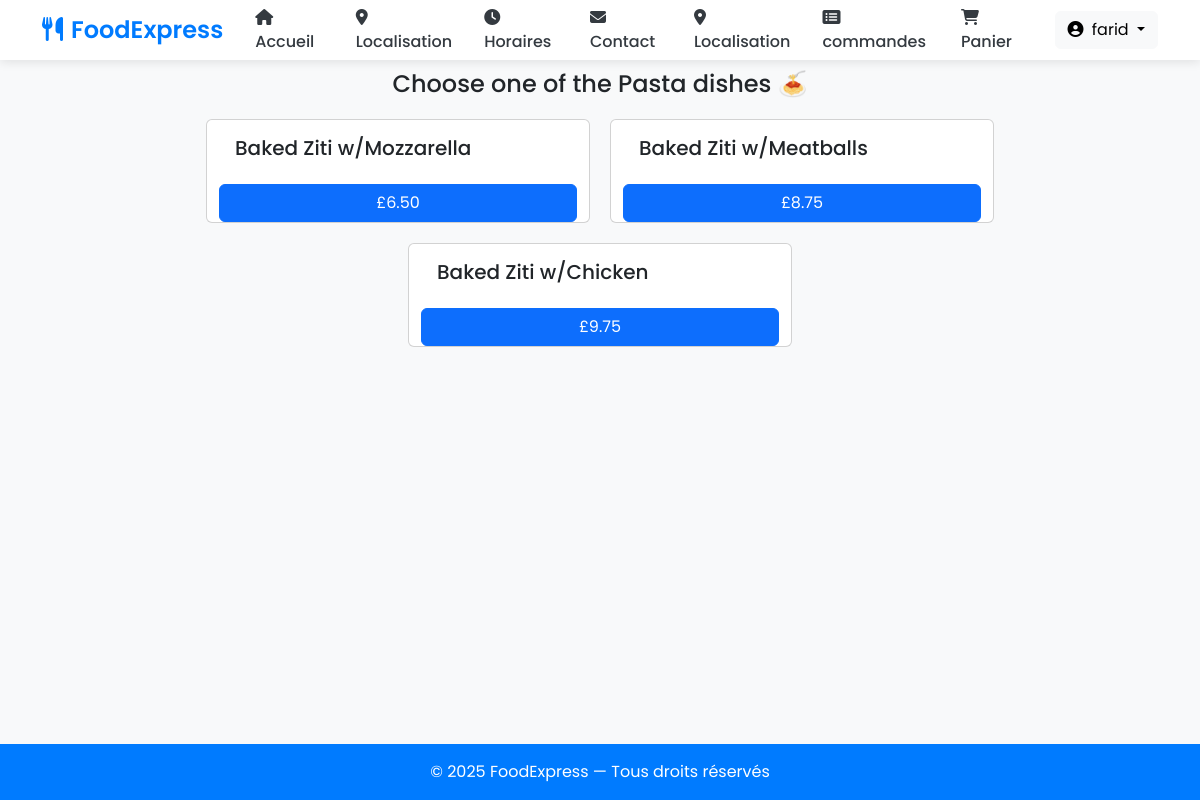
/Pasta (signed in), run on the app's committed database.
### orders/models.py (models this page shows)
class Pasta(models.Model):
    dish_name = models.CharField(max_length=200)
    price = models.DecimalField(max_digits=6, decimal_places=2)
    def __str__(self):
        return f"{self.dish_name}"

### orders/views.py (the view)
# urls.py: path("Pasta", views.pasta, name="pasta"),
def pasta(request):
    if request.user.is_authenticated:
        return render(request, "orders/pasta.html", context = {"dishes":Pasta.objects.all})
    else:
        return redirect("orders:login")

### orders/templates/orders/pasta.html
{% extends 'orders/header.html' %}
{% block content %}
    <div class="container">
      <h4 style="margin:10px; text-align:center;"> Choose one of the Pasta dishes &#x1f35d </h4>
      <div class="row justify-content-center">
        {% for dish in dishes %}
            <div class="card" id="regular_pizza_card" style="width: 24rem; margin:10px;">
              <div class="card-body">
                <h5 class="card-title" >{{dish}}</h5>
              </div>
              <button class="btn btn-primary" onclick="add_to_cart({item_description:'{{dish}}' , price:{{dish.price}} })">£{{dish.price}}</button>
            </div>
        {% endfor %}
      </div>
    </div>
{% endblock %}

### orders/templates/orders/header.html (shortened to what this page needs)
<!doctype html>
<html lang="en">
<head>
  <link href="https://cdn.jsdelivr.net/npm/bootstrap@5.3.0/dist/css/bootstrap.min.css" rel="stylesheet">
  <link rel="stylesheet" href="https://cdnjs.cloudflare.com/ajax/libs/font-awesome/6.4.0/css/all.min.css">
  <link href="https://cdnjs.cloudflare.com/ajax/libs/toastr.js/latest/toastr.min.css" rel="stylesheet"/>
  {% load static %}
  <link rel="stylesheet" href="{% static 'orders/style.css' %}">
</head>
<body>
<nav class="navbar navbar-expand-lg navbar-light sticky-top" style="height: 60px">
  <div class="container">
    <a class="navbar-brand" href="/">
      <i class="fas fa-utensils me-2"></i>FoodExpress
    </a>
    <div class="collapse navbar-collapse" id="navbarContent">
      {% if user.is_authenticated %}
      <ul class="navbar-nav me-auto mb-2 mb-lg-0">
        <li class="nav-item">
          <a class="nav-link active" href="/" aria-current="page">
            <i class="fas fa-home me-1"></i> Accueil
          </a>
        </li>
        <li class="nav-item">
          <a class="nav-link" href="/directions">
            <i class="fas fa-map-marker-alt me-1"></i> Localisation
          </a>
        </li>
        <li class="nav-item">
          <a class="nav-link" href="/hours">
            <i class="fas fa-clock me-1"></i> Horaires
          </a>
        </li>
        <li class="nav-item">
          <a class="nav-link" href="/contact">
            <i class="fas fa-envelope me-1"></i> Contact
          </a>
        </li>
        <li class="nav-item">
          <a class="nav-link" href="/directions">
            <i class="fas fa-map-marker-alt me-1"></i> Localisation
          </a>
        </li>
        <li class="nav-item">
          <a href="/view-orders" class="nav-link">
            <i class="fas fa-list-alt me-1"></i> commandes
          </a>
        </li>
        <li class="nav-item">
          <a href="/cart" id="cart_button" class="nav-link">
            <i class="fas fa-shopping-cart me-1"></i> Panier
          </a>
        </li>
      </ul>
      <div class="d-flex align-items-center">
        <div class="dropdown ms-3">
          <button class="btn btn-light dropdown-toggle" type="button" id="userDropdown" data-bs-toggle="dropdown" aria-expanded="false">
            <i class="fas fa-user-circle me-1"></i> {{ user.username }}
          </button>
        </div>
      </div>
      {% endif %}
    </div>
  </div>
</nav>
<div class="wrapper">
  {% block content %}{% endblock %}
</div>
<footer>
  &copy; 2025 FoodExpress — Tous droits réservés
</footer>
</body>
</html>

### orders/templates/orders/header.html (style rules this page uses)
:root { --primary-color: #007bff; --secondary-color: #17a2b8; --dark-color: #343a40; --light-color: #f8f9fa; }
body { font-family: 'Poppins', sans-serif; background-color: #f8f9fa; display: flex; flex-direction: column; min-height: 100vh; }
.navbar { box-shadow: 0 2px 10px rgba(0,0,0,0.1); padding: 0.8rem 1rem; background: white !important; }
.navbar-brand { font-weight: 600; color: var(--primary-color) !important; font-size: 1.5rem; }
.nav-link { font-weight: 500; color: var(--dark-color) !important; margin: 0 0.5rem; position: relative; transition: all 0.3s ease; }
.nav-link::after { content: ''; position: absolute; bottom: -2px; left: 0; width: 0; height: 2px; background: var(--primary-color); transition: width 0.3s ease; }
.wrapper { flex: 1; }
footer { background-color: var(--primary-color) !important; color: white; text-align: center; padding: 1rem; }

### data on the page
Pasta: dish_name "Baked Ziti w/Mozzarella", price "6.50"
Pasta: dish_name "Baked Ziti w/Meatballs", price "8.75"
Pasta: dish_name "Baked Ziti w/Chicken", price "9.75"

### other printed values
{{ user.username }} "farid"
